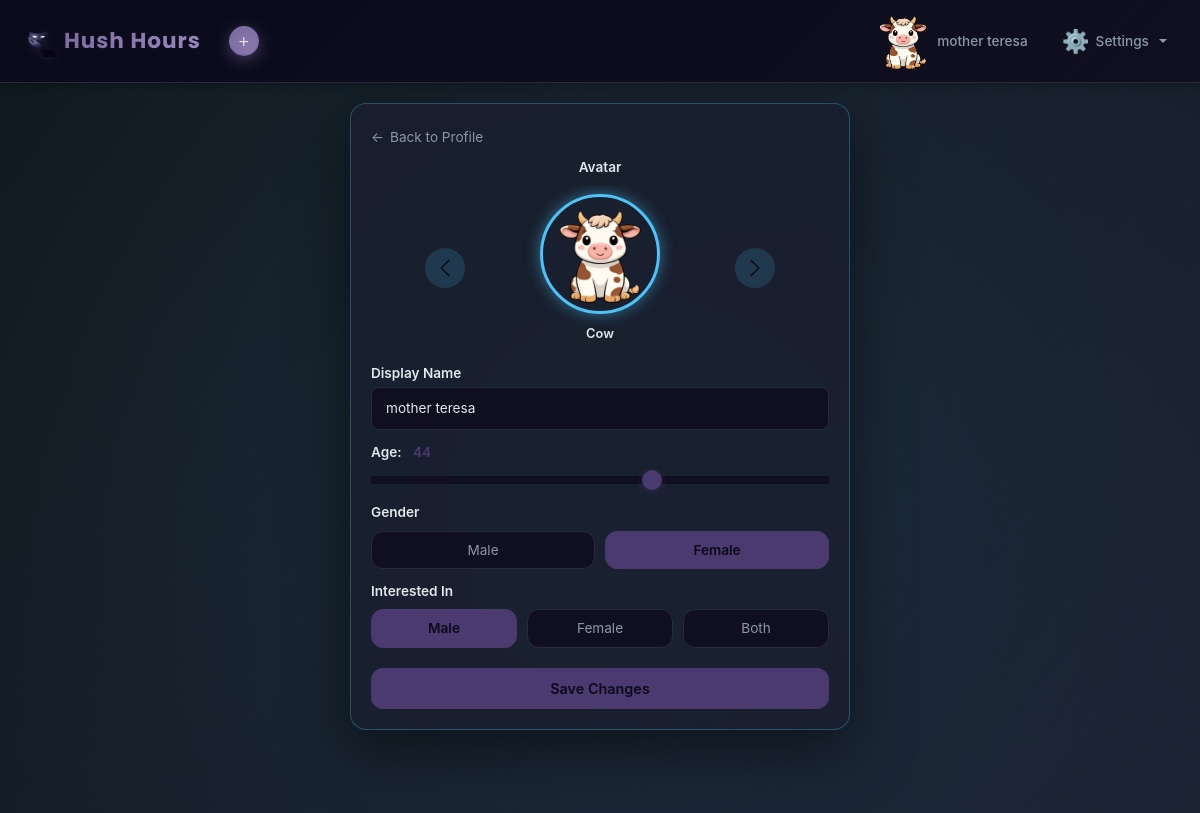
Page /edit-profile (signed in) on the committed database.
### home/models.py (models this page shows, shortened)
class Profile(models.Model):
    user = models.OneToOneField(User, on_delete=models.CASCADE, related_name="profile")
    display_name = models.CharField(max_length=122, blank=True)
    avatar = models.CharField(max_length=122, default="default")
    age = models.PositiveIntegerField(null=True, blank=True)
    GENDER_CHOICES = [
        ("male", "Male"),
        ("female", "Female"),
    ]
    gender = models.CharField(
        max_length=20,
        choices=GENDER_CHOICES,
        null=True,
        blank=True
    )
    PREFERENCE_CHOICES = [
        ("male", "Male"),
        ("female", "Female"),
        ("both", "Both"),
    ]
    preference = models.CharField(
        max_length=20,
        choices=PREFERENCE_CHOICES,
        null=True,
        blank=True
    )
    hush_points = models.PositiveIntegerField(default=0)
    love_letter_count = models.PositiveIntegerField(default=0)
    clove_count = models.PositiveIntegerField(default=0)
    golden_heart_count = models.PositiveIntegerField(default=0)
    pearl_count = models.PositiveIntegerField(default=0)
    message_color = models.CharField(max_length=7, default="#4a3a6f", blank=True)

### home/views.py (the view, shortened to what this page needs)
# urls.py: path("edit-profile", views.editprofile, name="edit-profile"),
@login_required
def editprofile(request):
    profile = request.user.profile
    available_avatars = ["brownbear", "cat", "cow", "gorilla", "lion", "panda", "panther", "smalldog"]
    return render(request, "edit-profile.html", {
        "profile": profile,
        "available_avatars": available_avatars
    })

### templates/edit-profile.html (shortened to what this page needs)
{% extends 'base.html' %}
{% load static %}
{% block extra_css %}
<link rel="stylesheet" href="{% static 'css/auth.css' %}">
{% endblock extra_css %}
{% block body %}
<div class="auth-page profile-edit-page">
  <div class="auth-container">
    <div class="auth-card">
      <a href="/profile" class="back-link">
        <span>←</span>
        <span>Back to Profile</span>
      </a>
      <form method="post" class="auth-form">
        <div class="form-group">
          <label class="form-label" style="text-align: center; display: block; margin-bottom: 8px; font-size: 0.85rem;">Avatar</label>
          <div class="avatar-carousel-wrapper">
            <div id="avatarCarousel" class="carousel slide avatar-carousel">
              <div class="carousel-inner">
                {% for avatar_name in available_avatars %}
                  <div class="carousel-item {% if profile.avatar == avatar_name %}active{% endif %}" data-avatar="{{ avatar_name }}">
                    <div class="carousel-item-content">
                      {% with avatar_file='avatars/'|add:avatar_name|add:'.png' %}
                        <div class="carousel-avatar">
                          <img src="{% static avatar_file %}" alt="{{ avatar_name }}">
                        </div>
                        <div class="carousel-avatar-name">{{ avatar_name|title }}</div>
                      {% endwith %}
                    </div>
                  </div>
                {% endfor %}
              </div>
              <button class="carousel-control-prev" type="button" data-bs-target="#avatarCarousel" data-bs-slide="prev">
                <span class="carousel-control-prev-icon" aria-hidden="true"></span>
              </button>
              <button class="carousel-control-next" type="button" data-bs-target="#avatarCarousel" data-bs-slide="next">
                <span class="carousel-control-next-icon" aria-hidden="true"></span>
              </button>
            </div>
          </div>
        </div>
        <div class="form-group">
          <label for="display_name" class="form-label">Display Name</label>
          <input
            type="text"
            class="form-input"
            id="display_name"
            name="display_name"
            placeholder="What should people call you?"
            value="{% if profile.display_name %}{{ profile.display_name }}{% endif %}"
          >
        </div>
        <div class="form-group">
          <label for="ageRange" class="form-label">
            Age: <span class="range-value" id="ageValue">{% if profile.age %}{{ profile.age }}{% else %}18{% endif %}</span>
          </label>
          <input
            type="range"
            class="range-input"
            id="ageRange"
            name="age"
            min="18"
            max="60"
            value="{% if profile.age %}{{ profile.age }}{% else %}18{% endif %}"
            oninput="document.getElementById('ageValue').innerText = this.value == 60 ? '60+' : this.value"
          >
        </div>
        <div class="form-group">
          <label class="form-label">Gender</label>
          <div class="radio-group">
            <div class="radio-option">
              <label for="genderMale">Male</label>
            </div>
            <div class="radio-option">
              <label for="genderFemale">Female</label>
            </div>
          </div>
        </div>
        <div class="form-group">
          <label class="form-label">Interested In</label>
          <div class="radio-group">
            <div class="radio-option">
              <label for="interestMale">Male</label>
            </div>
            <div class="radio-option">
              <label for="interestFemale">Female</label>
            </div>
            <div class="radio-option">
              <label for="interestBoth">Both</label>
            </div>
          </div>
        </div>
        <button class="auth-btn" type="submit">
          Save Changes
        </button>
      </form>
    </div>
  </div>
</div>
{% endblock body %}

### templates/base.html (shortened to what this page needs)
<!doctype html>
<html lang="en">
  <head>
    <link href="https://cdn.jsdelivr.net/npm/bootstrap@5.3.8/dist/css/bootstrap.min.css" rel="stylesheet">
    {% load static %}
    <link rel="stylesheet" href="{% static 'css/base.css' %}">
    {% block extra_css %}{% endblock extra_css %}
  </head>
  <body>
    <nav class="navbar navbar-expand-lg navbar-dark custom-navbar">
      <div class="container-fluid">
        <div class="d-flex align-items-center">
          <a class="navbar-brand brand-logo" href="/">
            <img src="{% static 'logo2.png' %}" alt="Logo" class="brand-icon">
            <span class="brand-text">Hush Hours</span>
          </a>
          <div class="dropdown add-dropdown">
            <button class="btn add-btn dropdown-toggle" type="button" data-bs-toggle="dropdown" aria-expanded="false" id="addButton" aria-haspopup="true" aria-label="Add menu">
              <span class="add-icon">+</span>
            </button>
          </div>
        </div>
        <div class="collapse navbar-collapse" id="navbarNav">
          <ul class="navbar-nav ms-auto">
            <li class="nav-item">
              <a class="nav-link profile-link" href="/profile" id="profile-link">
                {% if user.is_authenticated and user.profile.avatar and user.profile.avatar != "default" %}
                  <img src="{% static 'avatars/' %}{{ user.profile.avatar }}.png" alt="Avatar" class="nav-avatar-icon" style="width: 56px; height: 56px; border-radius: 6px; object-fit: cover; background: transparent; border: none; box-shadow: none;">
                {% else %}
                  <span class="nav-icon">👤</span>
                {% endif %}
                <span class="nav-text">
                  {% if user.is_authenticated and user.profile.display_name %}
                    {{ user.profile.display_name }}
                  {% elif user.is_authenticated %}
                    {{ user.username }}
                  {% else %}
                    Profile
                  {% endif %}
                </span>
              </a>
            </li>
            <li class="nav-item dropdown">
              <a class="nav-link dropdown-toggle settings-dropdown" href="#" role="button" data-bs-toggle="dropdown" aria-expanded="false" id="settings-link" aria-haspopup="true">
                <span class="nav-icon">⚙️</span>
                <span class="nav-text">Settings</span>
              </a>
            </li>
          </ul>
        </div>
      </div>
    </nav>
    {% block body %}{% endblock body %}
  </body>
</html>

### static/css/base.css (style rules this page uses)
:root { --navbar-bg: #0a0a1a; --navbar-hover: #0f0f1f; --navbar-active: #4a3a6f; --navbar-text: #e1e8ed; --navbar-text-secondary: #8b98a5; --dropdown-bg: #0f0f1f; --dropdown-hover: #1a1a2e; --dropdown-border: #2a2a3f; --body-bg: #0a0a1a; --card-bg: #0d0d17; --card-glow: rgba(74, 58, 111, 0.3); }
* { margin: 0; padding: 0; box-sizing: border-box; }
body { font-family: -apple-system, BlinkMacSystemFont, 'Segoe UI', Roboto, Oxygen, Ubuntu, Cantarell, sans-serif; background-color: var(--body-bg); color: var(--navbar-text); min-height: 100vh; margin: 0; padding: 0; }
html { margin: 0; padding: 0; }
.custom-navbar { background: linear-gradient(135deg, #0a0a1a 0%, #0f0f1f 100%) !important; border-bottom: 1px solid var(--dropdown-border); padding: 6px 0; box-shadow: 0 2px 8px rgba(0, 0, 0, 0.3); position: sticky; top: 0; z-index: 1000; width: 100%; display: block !important; visibility: visible !important; }
.navbar-brand.brand-logo { font-size: 1.2rem; font-weight: 700; color: var(--navbar-text) !important; display: flex; align-items: center; gap: 8px; transition: transform 0.2s ease; text-decoration: none; }
.brand-icon { height: 32px; width: auto; filter: drop-shadow(0 2px 4px rgba(74, 58, 111, 0.3)); }
.brand-text { font-family: 'Poppins', sans-serif; font-weight: 700; font-size: 1.35rem; letter-spacing: 1px; background: linear-gradient(135deg, #7a6a9f 0%, #8a7aaf 50%, #9a8abf 100%); -webkit-background-clip: text; -webkit-text-fill-color: transparent; background-clip: text; position: relative; text-transform: none; font-style: normal; display: inline-block; transition: all 0.3s ease; }
.brand-text::after { content: ''; position: absolute; bottom: -2px; left: 0; width: 100%; height: 2px; background: linear-gradient(90deg, transparent, rgba(122, 106, 159, 0.6), transparent); opacity: 0; transition: opacity 0.3s ease; }
.add-dropdown { margin-left: 12px; position: relative; }
.add-btn { width: 30px; height: 30px; border-radius: 50%; background: linear-gradient(135deg, #7a6a9f 0%, #8a7aaf 100%) !important; border: 2px solid rgba(122, 106, 159, 0.5) !important; color: #e1e8ed !important; font-size: 1.2rem; font-weight: 300; display: flex; align-items: center; justify-content: center; padding: 0; transition: all 0.2s ease; cursor: pointer; box-shadow: 0 4px 16px rgba(122, 106, 159, 0.5); }
.add-icon { line-height: 1; display: block; transition: transform 0.2s ease; }
.navbar-nav { display: flex; align-items: center; gap: 8px; }
.nav-link { color: var(--navbar-text-secondary) !important; font-weight: 500; padding: 6px 12px !important; border-radius: 8px; transition: all 0.2s ease; display: flex; align-items: center; gap: 6px; position: relative; text-decoration: none; border: 1px solid transparent; }
.nav-icon { font-size: 1.4rem; filter: grayscale(0.3); transition: filter 0.2s ease; }
.nav-avatar-icon { flex-shrink: 0; border-radius: 6px; object-fit: cover; }
.nav-text { font-size: 0.85rem; }
.navbar-nav.ms-auto { margin-left: auto !important; display: flex; align-items: center; gap: 4px; }
.profile-link { margin-right: 4px; }
.settings-dropdown { margin-left: 0; }
.dropdown { position: relative; }
html { scroll-behavior: smooth; }
.container-fluid { padding-left: 20px; padding-right: 20px; }
.add-btn::after { display: none !important; }

### rows in the picture
Profile: avatar "Cow", display_name "mother teresa", age "44"

### other values in the picture
{{ user.profile.display_name }} "mother teresa"
